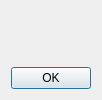
<?xml version="1.0" encoding="UTF-8"?>
<ui version="4.0">
 <class>dialogAviso</class>
 <widget class="QDialog" name="dialogAviso">
  <property name="windowModality">
   <enum>Qt::ApplicationModal</enum>
  </property>
  <property name="geometry">
   <rect>
    <x>0</x>
    <y>0</y>
    <width>94</width>
    <height>100</height>
   </rect>
  </property>
  <property name="sizePolicy">
   <sizepolicy hsizetype="Preferred" vsizetype="Fixed">
    <horstretch>0</horstretch>
    <verstretch>0</verstretch>
   </sizepolicy>
  </property>
  <property name="minimumSize">
   <size>
    <width>0</width>
    <height>100</height>
   </size>
  </property>
  <property name="maximumSize">
   <size>
    <width>16777215</width>
    <height>100</height>
   </size>
  </property>
  <property name="windowTitle">
   <string>Aviso</string>
  </property>
  <property name="windowIcon">
   <iconset resource="img/rc_iconosDialog.qrc">
    <normaloff>:/iconoWarning/aviso.png</normaloff>:/iconoWarning/aviso.png</iconset>
  </property>
  <property name="modal">
   <bool>true</bool>
  </property>
  <layout class="QVBoxLayout" name="verticalLayout">
   <item>
    <layout class="QHBoxLayout" name="layout">
     <item>
      <widget class="QLabel" name="iconAviso">
       <property name="minimumSize">
        <size>
         <width>48</width>
         <height>48</height>
        </size>
       </property>
       <property name="maximumSize">
        <size>
         <width>48</width>
         <height>48</height>
        </size>
       </property>
       <property name="text">
        <string/>
       </property>
       <property name="pixmap">
        <pixmap resource="img/rc_iconosDialog.qrc">:/iconoWarning/aviso.png</pixmap>
       </property>
      </widget>
     </item>
     <item>
      <widget class="QLabel" name="lblAviso">
       <property name="text">
        <string/>
       </property>
      </widget>
     </item>
    </layout>
   </item>
   <item>
    <widget class="QDialogButtonBox" name="botones">
     <property name="orientation">
      <enum>Qt::Horizontal</enum>
     </property>
     <property name="standardButtons">
      <set>QDialogButtonBox::Ok</set>
     </property>
    </widget>
   </item>
  </layout>
 </widget>
 <resources>
  <include location="img/rc_iconosDialog.qrc"/>
 </resources>
 <connections>
  <connection>
   <sender>botones</sender>
   <signal>accepted()</signal>
   <receiver>dialogAviso</receiver>
   <slot>accept()</slot>
   <hints>
    <hint type="sourcelabel">
     <x>248</x>
     <y>254</y>
    </hint>
    <hint type="destinationlabel">
     <x>157</x>
     <y>274</y>
    </hint>
   </hints>
  </connection>
  <connection>
   <sender>botones</sender>
   <signal>rejected()</signal>
   <receiver>dialogAviso</receiver>
   <slot>reject()</slot>
   <hints>
    <hint type="sourcelabel">
     <x>316</x>
     <y>260</y>
    </hint>
    <hint type="destinationlabel">
     <x>286</x>
     <y>274</y>
    </hint>
   </hints>
  </connection>
 </connections>
</ui>
